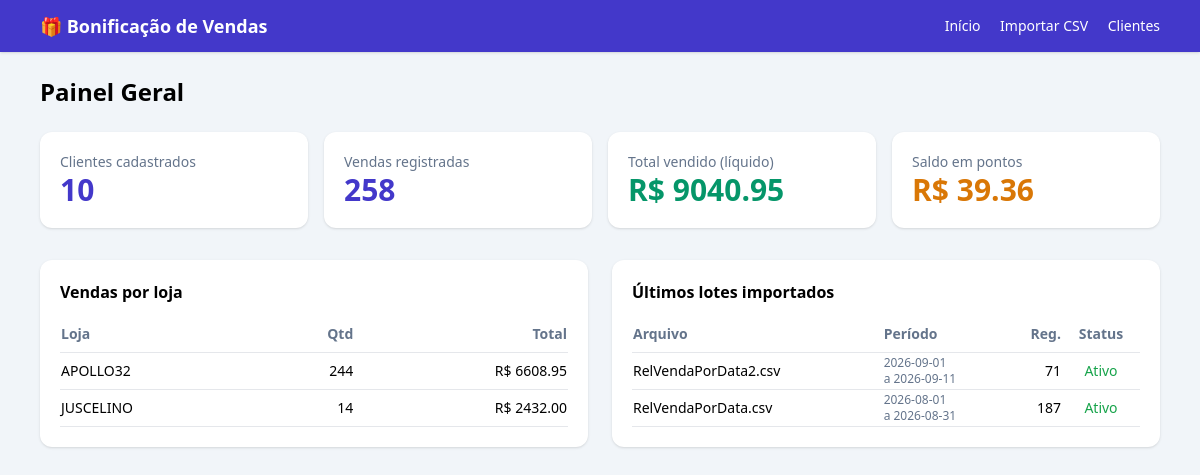
The page / on the database its author committed.
### tables this page shows
CREATE TABLE lotes_csv (
        id INTEGER PRIMARY KEY AUTOINCREMENT,
        nome_arquivo TEXT,
        hash_arquivo TEXT UNIQUE,
        total_registros INTEGER DEFAULT 0,
        total_valor REAL DEFAULT 0,
        periodo_inicio TEXT,
        periodo_fim TEXT,
        importado_em TEXT DEFAULT CURRENT_TIMESTAMP,
        ativo INTEGER DEFAULT 1
    );

### app.py (the view)
@app.route("/")
def index():
    db = get_db()
    cur = db.cursor()
    cur.execute("SELECT COUNT(*) AS n FROM clientes")
    total_clientes = cur.fetchone()["n"]
    cur.execute("SELECT COUNT(*) AS n, COALESCE(SUM(valor_liquido),0) AS v FROM vendas")
    row = cur.fetchone()
    total_vendas = row["n"]
    total_valor = float(row["v"] or 0)
    cur.execute("SELECT COUNT(*) AS n FROM lotes_csv WHERE ativo = 1")
    total_lotes = cur.fetchone()["n"]
    cur.execute("""
        SELECT COALESCE(SUM(
            CASE WHEN tipo='credito' THEN pontos
                 WHEN tipo IN ('resgate','expiracao') THEN -ABS(pontos)
                 ELSE 0 END
        ),0) AS s FROM movimentos_pontos
    """)
    saldo_total = float(cur.fetchone()["s"] or 0)
    cur.execute("SELECT * FROM lotes_csv ORDER BY id DESC LIMIT 20")
    lotes = cur.fetchall()
    cur.execute("""
        SELECT loja, COUNT(*) AS qtd, COALESCE(SUM(valor_liquido),0) AS total
        FROM vendas GROUP BY loja ORDER BY total DESC
    """)
    por_loja = cur.fetchall()
    return render_template("index.html",
                           total_clientes=total_clientes,
                           total_vendas=total_vendas,
                           total_valor=total_valor,
                           total_lotes=total_lotes,
                           saldo_total=saldo_total,
                           lotes=lotes,
                           por_loja=por_loja)

### app.py (called while the page is built)
def get_db():
    if "db" not in g:
        g.db = sqlite3.connect(DB_PATH)
        g.db.row_factory = sqlite3.Row
    return g.db

### templates/index.html
{% extends "base.html" %}
{% block content %}
<h1 class="text-2xl font-bold mb-6">Painel Geral</h1>
<div class="grid grid-cols-1 sm:grid-cols-2 lg:grid-cols-4 gap-4 mb-8">
  <div class="bg-white rounded-xl shadow p-5">
    <div class="text-sm text-slate-500">Clientes cadastrados</div>
    <div class="text-3xl font-bold text-indigo-700">{{ total_clientes }}</div>
  </div>
  <div class="bg-white rounded-xl shadow p-5">
    <div class="text-sm text-slate-500">Vendas registradas</div>
    <div class="text-3xl font-bold text-indigo-700">{{ total_vendas }}</div>
  </div>
  <div class="bg-white rounded-xl shadow p-5">
    <div class="text-sm text-slate-500">Total vendido (líquido)</div>
    <div class="text-3xl font-bold text-emerald-600">R$ {{ '%.2f'|format(total_valor) }}</div>
  </div>
  <div class="bg-white rounded-xl shadow p-5">
    <div class="text-sm text-slate-500">Saldo em pontos</div>
    <div class="text-3xl font-bold text-amber-600">R$ {{ '%.2f'|format(saldo_total) }}</div>
  </div>
</div>
<div class="grid grid-cols-1 lg:grid-cols-2 gap-6 mb-8">
  <div class="bg-white rounded-xl shadow p-5">
    <h2 class="font-bold mb-3">Vendas por loja</h2>
    <table class="w-full text-sm">
      <thead class="text-slate-500 border-b">
        <tr>
          <th class="text-left py-2">Loja</th>
          <th class="text-right">Qtd</th>
          <th class="text-right">Total</th>
        </tr>
      </thead>
      <tbody>
        {% for l in por_loja %}
        <tr class="border-b">
          <td class="py-2 font-medium">{{ l['loja'] or '—' }}</td>
          <td class="text-right">{{ l['qtd'] }}</td>
          <td class="text-right">R$ {{ '%.2f'|format(l['total']) }}</td>
        </tr>
        {% else %}
        <tr><td colspan="3" class="text-center py-3 text-slate-400">Sem dados.</td></tr>
        {% endfor %}
      </tbody>
    </table>
  </div>
  <div class="bg-white rounded-xl shadow p-5">
    <h2 class="font-bold mb-3">Últimos lotes importados</h2>
    <table class="w-full text-sm">
      <thead class="text-slate-500 border-b">
        <tr>
          <th class="text-left py-2">Arquivo</th>
          <th class="text-left">Período</th>
          <th class="text-right">Reg.</th>
          <th class="text-center">Status</th>
        </tr>
      </thead>
      <tbody>
        {% for l in lotes %}
        <tr class="border-b">
          <td class="py-2">{{ l['nome_arquivo'] }}</td>
          <td class="text-xs text-slate-500">
            {{ l['periodo_inicio'] or '—' }}<br>a {{ l['periodo_fim'] or '—' }}
          </td>
          <td class="text-right">{{ l['total_registros'] }}</td>
          <td class="text-center">
            {% if l['ativo'] %}<span class="text-green-600 font-medium">Ativo</span>
            {% else %}<span class="text-slate-400">Substituído</span>{% endif %}
          </td>
        </tr>
        {% else %}
        <tr><td colspan="4" class="text-center py-3 text-slate-400">Nenhum lote.</td></tr>
        {% endfor %}
      </tbody>
    </table>
  </div>
</div>
{% endblock %}

### rows shown on the page
lotes_csv: nome_arquivo "RelVendaPorData2.csv", periodo_inicio "2026-09-01", periodo_fim "2026-09-11", total_registros "71", ativo "Ativo"
lotes_csv: nome_arquivo "RelVendaPorData.csv", periodo_inicio "2026-08-01", periodo_fim "2026-08-31", total_registros "187", ativo "Ativo"

### other values the page prints
{{ total_clientes }} "10"
{{ total_vendas }} "258"
{{ '%.2f'|format(total_valor) }} "9040.95"
{{ '%.2f'|format(saldo_total) }} "39.36"
{{ l['loja'] or '—' }} "APOLLO32" "JUSCELINO"
{{ l['qtd'] }} "244" "14"
{{ '%.2f'|format(l['total']) }} "6608.95" "2432.00"
